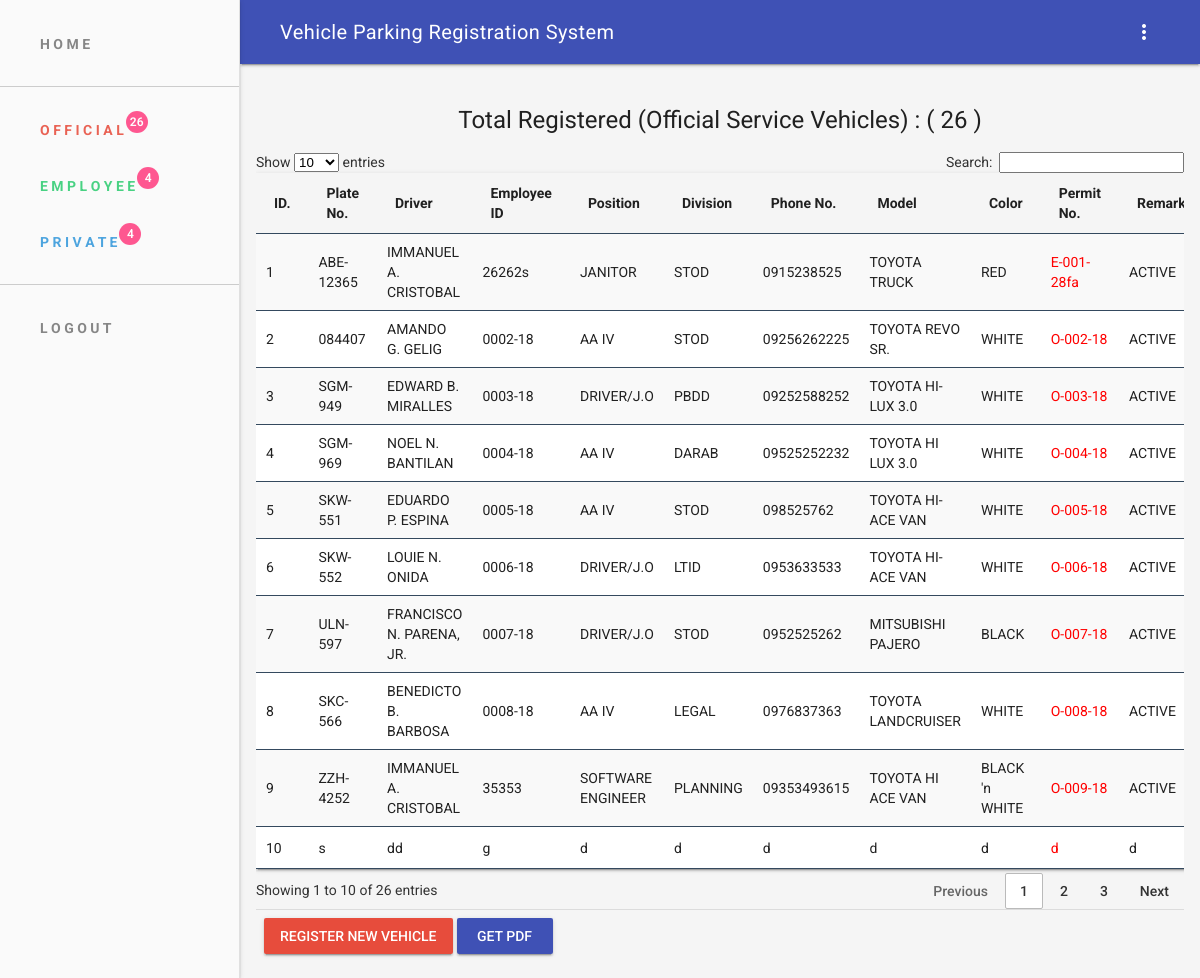
/h-official.php (signed in), run on the app's committed database.
### tables this page shows
CREATE TABLE `official_vehicles` (
  `ID` int(11) NOT NULL,
  `PlateNo` varchar(255) NOT NULL,
  `Driver` varchar(50) NOT NULL,
  `EmployeeID` varchar(50) NOT NULL,
  `Position` varchar(50) NOT NULL,
  `Division` varchar(50) NOT NULL,
  `PhoneNo` varchar(50) NOT NULL,
  `Model` varchar(20) NOT NULL,
  `Color` varchar(50) NOT NULL,
  `PermitNo` varchar(50) NOT NULL,
  `Remarks` varchar(50) NOT NULL
);

### h-official.php (the view, shortened to what this page needs)
    <?php include 'inc/header.php'; ?>
	 <main class="mdl-layout__content mdl-color--grey-100">
        <div class="mdl-grid">
			<div class="mdl-cell mdl-cell--12-col">
					<?php
                    require_once "db/config.php";
                    $ID = 1;
                    $sql ="SELECT * FROM official_vehicles";
                    if($result = $dbconn->query($sql)){
                        if($result->num_rows > 0){
                            $query1      =   "SELECT COUNT(*) FROM official_vehicles";
                            $result1     =   mysqli_query($dbconn,$query1);
                            $rows        =   mysqli_fetch_row($result1);
                            echo "<h4 style='text-align:center;'>Total Registered (Official Service Vehicles) : "."( ".$rows[0]." )"."</h4>";
                        	echo "<div class='table-responsive'>";
                            echo "<table id='myTable' class='row-border hover stripe mdl-shadow--2dp ' style='width:100%;'>";
                                echo "<thead>";
                                    echo "<tr>";
                                        echo "<th class='mdl-data-table__cell--non-numeric'>ID.</th>";
                                        echo "<th class='mdl-data-table__cell--non-numeric'>Plate No.</th>";
                                        echo "<th class='mdl-data-table__cell--non-numeric'>Driver</th>";
                                        echo "<th class='mdl-data-table__cell--non-numeric'>Employee ID</th>";
                                        echo "<th class='mdl-data-table__cell--non-numeric'>Position</th>";
                                        echo "<th class='mdl-data-table__cell--non-numeric'>Division</th>";
                                        echo "<th class='mdl-data-table__cell--non-numeric'>Phone No.</th>";
                                        echo "<th class='mdl-data-table__cell--non-numeric'>Model</th>";
                                        echo "<th class='mdl-data-table__cell--non-numeric'>Color</th>";
                                        echo "<th class='mdl-data-table__cell--non-numeric'>Permit No.</th>";
                                        echo "<th class='mdl-data-table__cell--non-numeric'>Remarks</th>";
                                    echo "</tr>";
                                echo "</thead>";
                                echo "<tbody>";
                                while($row = $result->fetch_array()){
                                    echo "<tr>";
                                        echo "<td class='mdl-data-table__cell--non-numeric'>" . $ID++ . "</td>";
                                        echo "<td class='mdl-data-table__cell--non-numeric'>" . $row['PlateNo'] . "</td>";
                                        echo "<td class='mdl-data-table__cell--non-numeric'>" . $row['Driver'] . "</td>";
                                        echo "<td class='mdl-data-table__cell--non-numeric'>" . $row['EmployeeID'] . "</td>";
                                        echo "<td class='mdl-data-table__cell--non-numeric'>" . $row['Position'] . "</td>";
                                        echo "<td class='mdl-data-table__cell--non-numeric'>" . $row['Division'] . "</td>";
                                        echo "<td class='mdl-data-table__cell--non-numeric'>" . $row['PhoneNo'] . "</td>";
                                        echo "<td class='mdl-data-table__cell--non-numeric'>" . $row['Model'] . "</td>";
                                        echo "<td class='mdl-data-table__cell--non-numeric'>" . $row['Color'] . "</td>";
                                        echo "<td class='mdl-data-table__cell--non-numeric' style='color:red;'>" . $row['PermitNo'] . "</td>";
                                        echo "<td class='mdl-data-table__cell--non-numeric'>" . $row['Remarks'] . "</td>";
                                    echo "</tr>";
                                }
                                echo "</tbody>";
                            echo "</table>";
                            echo "</div>";
                        } else{
                            echo "<p class='lead'><em>No records were found.</em></p>";
                        }
                    } else{
                        echo "ERROR: Could not able to execute $sql. " . $dbconn->error;
                    }
                    ?>
			  <div class="mdl-card__actions mdl-card--border">
			    <a class="mdl-button mdl-js-button mdl-button--raised mdl-js-ripple-effect" style="background-color: #e74c3c; color: white;" href="add_official.php">
					  Register New Vehicle
				</a>
                <a class="mdl-button mdl-js-button mdl-button--raised mdl-js-ripple-effect mdl-button--colored" style="color: white;" href="TCPDF/User/official_vehicles.php">
                      Get PDF
                </a>
			  </div>
			</div>
     	</div>
<?php include 'inc/footer.php'; ?>

### inc/header.php (shortened to what this page needs)
<!DOCTYPE html>
<html lang="en">
  <head>
    <link rel="stylesheet" href="assets/material.min.css">
    <link rel="stylesheet" href="assets/css/dataTables.jqueryui.css">
    <link rel="stylesheet" href="assets/css/styles.css">
  </head>
  <body>
    <div class="demo-layout mdl-layout mdl-js-layout mdl-layout--fixed-drawer mdl-layout--fixed-header" >
       <header class="demo-header mdl-layout__header mdl-color-text--grey-600">
            <div class="mdl-layout__header-row">
          <span class="mdl-layout-title" style="color: white;"><span class="mdl-layout-title">Vehicle Parking Registration System</span>
                </span>
              <button class="mdl-button mdl-js-button mdl-js-ripple-effect mdl-button--icon" id="hdrbtn" style="color: white;">
                <i class="material-icons">more_vert</i>
              </button>
            </div>
          </header>
      <div class="mdl-layout__drawer">
        <nav class="mdl-navigation">
          <a class="mdl-navigation__link" style="font-weight: bold;" href="index.php" disabled>H O M E</a>
          <hr>
          <a class="mdl-navigation__link" href="h-official" style="color:#e74c3c;font-weight: bold;">O F F I C I A L</a>
          <a class="mdl-navigation__link" href="h-employee" style="color:#2ecc71;font-weight: bold;">E M P L O Y E E</a>
          <a class="mdl-navigation__link" href="h-private"  style="color:#3498db;font-weight: bold;">P R I V A T E</a>
          <hr>
          <a class="mdl-navigation__link" href="logoutconfirmation.php"  style="font-weight: bold;">L O G O U T</a>
        </nav>
      </div>

### inc/footer.php (shortened to what this page needs)
  </body>
</html>

### assets/css/styles.css (style rules this page uses)
html, body { font-family: 'Roboto', 'Helvetica', sans-serif; }

### h-official.php (style rules this page uses)
.table-responsive { min-height: .01%; overflow-x: auto; }

### data on the page
official_vehicles: PlateNo "ABE-12365", Driver "IMMANUEL A. CRISTOBAL", EmployeeID "26262s", Position "JANITOR", Division "STOD", PhoneNo "0915238525", Model "TOYOTA TRUCK", Color "RED", PermitNo "E-001-28fa", Remarks "ACTIVE"
official_vehicles: PlateNo "084407", Driver "AMANDO G. GELIG", EmployeeID "0002-18", Position "AA IV", Division "STOD", PhoneNo "09256262225", Model "TOYOTA REVO SR.", Color "WHITE", PermitNo "O-002-18", Remarks "ACTIVE"
official_vehicles: PlateNo "SGM-949", Driver "EDWARD B. MIRALLES", EmployeeID "0003-18", Position "DRIVER/J.O", Division "PBDD", PhoneNo "09252588252", Model "TOYOTA HI-LUX 3.0", Color "WHITE", PermitNo "O-003-18", Remarks "ACTIVE"
official_vehicles: PlateNo "SGM-969", Driver "NOEL N. BANTILAN", EmployeeID "0004-18", Position "AA IV", Division "DARAB", PhoneNo "09525252232", Model "TOYOTA HI LUX 3.0", Color "WHITE", PermitNo "O-004-18", Remarks "ACTIVE"
official_vehicles: PlateNo "SKW-551", Driver "EDUARDO P. ESPINA", EmployeeID "0005-18", Position "AA IV", Division "STOD", PhoneNo "098525762", Model "TOYOTA HI-ACE VAN", Color "WHITE", PermitNo "O-005-18", Remarks "ACTIVE"
official_vehicles: PlateNo "SKW-552", Driver "LOUIE N. ONIDA", EmployeeID "0006-18", Position "DRIVER/J.O", Division "LTID", PhoneNo "0953633533", Model "TOYOTA HI-ACE VAN", Color "WHITE", PermitNo "O-006-18", Remarks "ACTIVE"
official_vehicles: PlateNo "ULN-597", Driver "FRANCISCO N. PARENA, JR.", EmployeeID "0007-18", Position "DRIVER/J.O", Division "STOD", PhoneNo "0952525262", Model "MITSUBISHI PAJERO", Color "BLACK", PermitNo "O-007-18", Remarks "ACTIVE"
official_vehicles: PlateNo "SKC-566", Driver "BENEDICTO B. BARBOSA", EmployeeID "0008-18", Position "AA IV", Division "LEGAL", PhoneNo "0976837363", Model "TOYOTA LANDCRUISER", Color "WHITE", PermitNo "O-008-18", Remarks "ACTIVE"
official_vehicles: PlateNo "ZZH-4252", Driver "IMMANUEL A. CRISTOBAL", EmployeeID "35353", Position "SOFTWARE ENGINEER", Division "PLANNING", PhoneNo "09353493615", Model "TOYOTA HI ACE VAN", Color "BLACK 'n WHITE", PermitNo "O-009-18", Remarks "ACTIVE"
official_vehicles: PlateNo "s", Driver "dd", EmployeeID "g", Position "d", Division "d", PhoneNo "d", Model "d", Color "d", PermitNo "d", Remarks "d"

### other printed values
$rows[0] "26"
